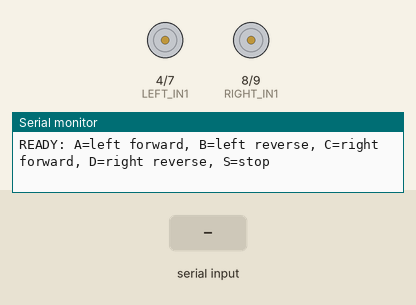
The sketch below on a simulated Arduino Uno, built with avr-gcc and run on an emulated ATmega328P. Shown: motor-driver pin pairs drawn as motors (green arrow = first pin HIGH = forward, orange = second pin HIGH = backward, longer = more drive), the last lines printed to the serial monitor. The inputs (shaded band) are chosen by the test bench.

Above: at 1.2 s.
1.3 s: "A\n" received over Serial
At 1.8 s:
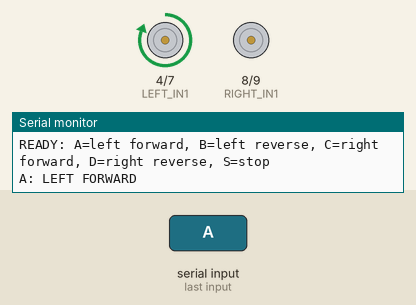
2.8 s: byte 66 ('B') received over Serial
At 4.0 s:
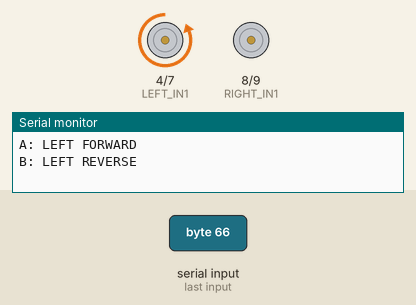
4.3 s: byte 67 ('C') received over Serial
At 5.3 s:
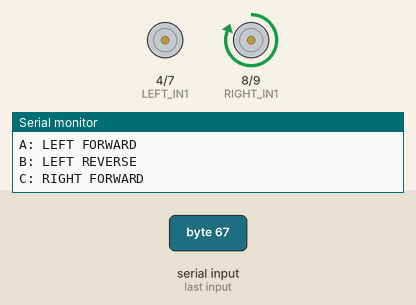
5.8 s: byte 68 ('D') received over Serial
At 6.5 s:
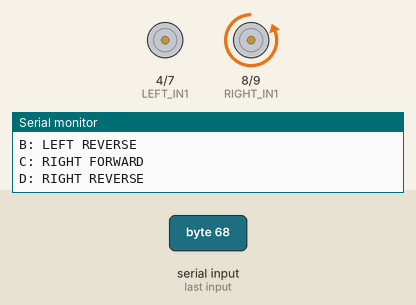
7.3 s: byte 83 ('S') received over Serial
At 7.6 s:
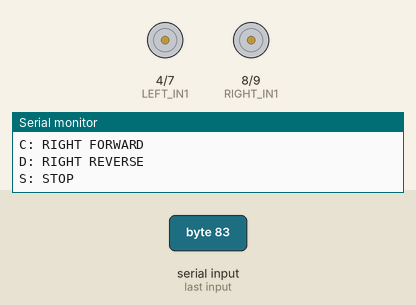
8.8 s: "B\n" received over Serial
At 9.9 s:
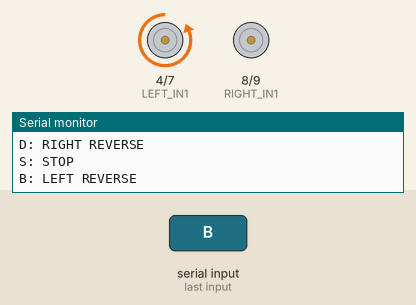
Timing chart, 0 to 11.3 s (numbered marks = the images above; inputs shaded):
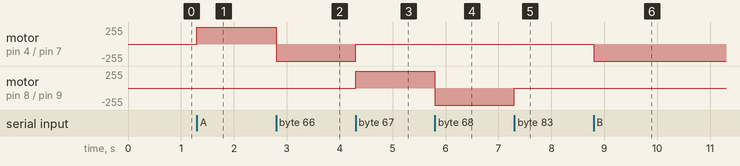

The sketch:

SimpleMotorTest.ino
```cpp
// Arduino Uno + L298N: keep ENA/ENB jumpered to logic 5V.
// Do not connect D5/D6 while the enable jumpers are installed.
// Serial Monitor: 115200 baud. A/B/C/D run one motor; S stops both.
// Motors continue running until the next command. Lift the wheels for testing.

const byte LEFT_IN1 = 4;
const byte LEFT_IN2 = 7;
const byte RIGHT_IN1 = 8;  // L298N IN3
const byte RIGHT_IN2 = 9;  // L298N IN4

void stopMotors() {
  digitalWrite(LEFT_IN1, LOW);
  digitalWrite(LEFT_IN2, LOW);
  digitalWrite(RIGHT_IN1, LOW);
  digitalWrite(RIGHT_IN2, LOW);
}

void setup() {
  pinMode(LEFT_IN1, OUTPUT);
  pinMode(LEFT_IN2, OUTPUT);
  pinMode(RIGHT_IN1, OUTPUT);
  pinMode(RIGHT_IN2, OUTPUT);
  stopMotors();
  Serial.begin(115200);
  Serial.println("READY: A=left forward, B=left reverse, C=right forward, D=right reverse, S=stop");
}

void loop() {
  if (!Serial.available()) return;
  const char command = Serial.read();
  if (command == '\r' || command == '\n' || command == ' ') return;

  // Each command stops both motors before selecting just one direction.
  stopMotors();
  switch (command) {
    case 'A':
      digitalWrite(LEFT_IN1, HIGH);
      Serial.println("A: LEFT FORWARD");
      break;
    case 'B':
      digitalWrite(LEFT_IN2, HIGH);
      Serial.println("B: LEFT REVERSE");
      break;
    case 'C':
      digitalWrite(RIGHT_IN1, HIGH);
      Serial.println("C: RIGHT FORWARD");
      break;
    case 'D':
      digitalWrite(RIGHT_IN2, HIGH);
      Serial.println("D: RIGHT REVERSE");
      break;
    case 'S':
      Serial.println("S: STOP");
      break;
    default:
      Serial.println("UNKNOWN: use A, B, C, D or S. Motors stopped.");
      break;
  }
}
```

Measured:
- after the input at 1.3 s, motor on pin 4 (LEFT_IN1) / pin 7 (LEFT_IN2): stopped → forward 255/255 at once
- after the input at 2.8 s, motor on pin 4 (LEFT_IN1) / pin 7 (LEFT_IN2): forward 255/255 → backward 255/255 at once
- after the input at 4.3 s, motor on pin 4 (LEFT_IN1) / pin 7 (LEFT_IN2): backward 255/255 → stopped at once; motor on pin 8 (RIGHT_IN1) / pin 9 (RIGHT_IN2): stopped → forward 255/255 at once
- after the input at 5.8 s, motor on pin 8 (RIGHT_IN1) / pin 9 (RIGHT_IN2): forward 255/255 → backward 255/255 at once
- after the input at 7.3 s, motor on pin 8 (RIGHT_IN1) / pin 9 (RIGHT_IN2): backward 255/255 → stopped at once
- after the input at 8.8 s, motor on pin 4 (LEFT_IN1) / pin 7 (LEFT_IN2): stopped → backward 255/255 at once
